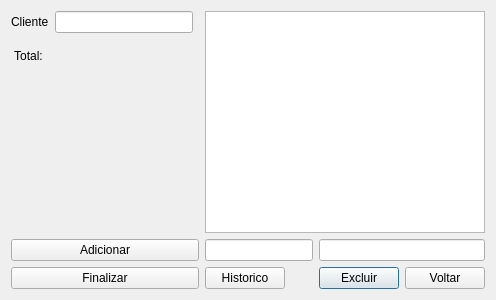
<?xml version="1.0" encoding="UTF-8"?>
<ui version="4.0">
 <class>Vendas</class>
 <widget class="QDialog" name="Vendas">
  <property name="geometry">
   <rect>
    <x>0</x>
    <y>0</y>
    <width>496</width>
    <height>300</height>
   </rect>
  </property>
  <property name="minimumSize">
   <size>
    <width>300</width>
    <height>300</height>
   </size>
  </property>
  <property name="maximumSize">
   <size>
    <width>500</width>
    <height>300</height>
   </size>
  </property>
  <property name="windowTitle">
   <string>Vendas</string>
  </property>
  <layout class="QGridLayout" name="gridLayout">
   <item row="0" column="3" rowspan="6" colspan="5">
    <widget class="QTableWidget" name="Tabela">
     <property name="sizePolicy">
      <sizepolicy hsizetype="Preferred" vsizetype="Preferred">
       <horstretch>0</horstretch>
       <verstretch>0</verstretch>
      </sizepolicy>
     </property>
     <property name="sizeAdjustPolicy">
      <enum>QAbstractScrollArea::AdjustIgnored</enum>
     </property>
     <attribute name="horizontalHeaderCascadingSectionResizes">
      <bool>true</bool>
     </attribute>
     <attribute name="horizontalHeaderStretchLastSection">
      <bool>true</bool>
     </attribute>
     <attribute name="verticalHeaderCascadingSectionResizes">
      <bool>true</bool>
     </attribute>
     <attribute name="verticalHeaderStretchLastSection">
      <bool>false</bool>
     </attribute>
    </widget>
   </item>
   <item row="7" column="6">
    <widget class="QPushButton" name="pushButton">
     <property name="text">
      <string>Excluir</string>
     </property>
    </widget>
   </item>
   <item row="6" column="3" colspan="3">
    <widget class="QLineEdit" name="Prod"/>
   </item>
   <item row="6" column="6" colspan="2">
    <widget class="QLineEdit" name="Quantidade"/>
   </item>
   <item row="7" column="3">
    <widget class="QPushButton" name="Btn_Historico">
     <property name="text">
      <string>Historico</string>
     </property>
    </widget>
   </item>
   <item row="7" column="4">
    <layout class="QVBoxLayout" name="verticalLayout_4"/>
   </item>
   <item row="7" column="7">
    <widget class="QPushButton" name="Voltar">
     <property name="text">
      <string>Voltar</string>
     </property>
    </widget>
   </item>
   <item row="0" column="1">
    <widget class="QLineEdit" name="txt_Cliente"/>
   </item>
   <item row="0" column="0">
    <widget class="QLabel" name="label">
     <property name="text">
      <string>Cliente</string>
     </property>
    </widget>
   </item>
   <item row="6" column="0" colspan="3">
    <widget class="QPushButton" name="Btn_Adicionar">
     <property name="text">
      <string>Adicionar</string>
     </property>
    </widget>
   </item>
   <item row="7" column="0" colspan="3">
    <widget class="QPushButton" name="Btn_Finalizar">
     <property name="text">
      <string>Finalizar</string>
     </property>
    </widget>
   </item>
   <item row="1" column="0">
    <widget class="QLabel" name="label_2">
     <property name="text">
      <string> Total:</string>
     </property>
    </widget>
   </item>
   <item row="1" column="1">
    <layout class="QHBoxLayout" name="horizontalLayout">
     <item>
      <widget class="QLabel" name="Total">
       <property name="text">
        <string>       </string>
       </property>
      </widget>
     </item>
    </layout>
   </item>
  </layout>
 </widget>
 <resources/>
 <connections/>
</ui>
